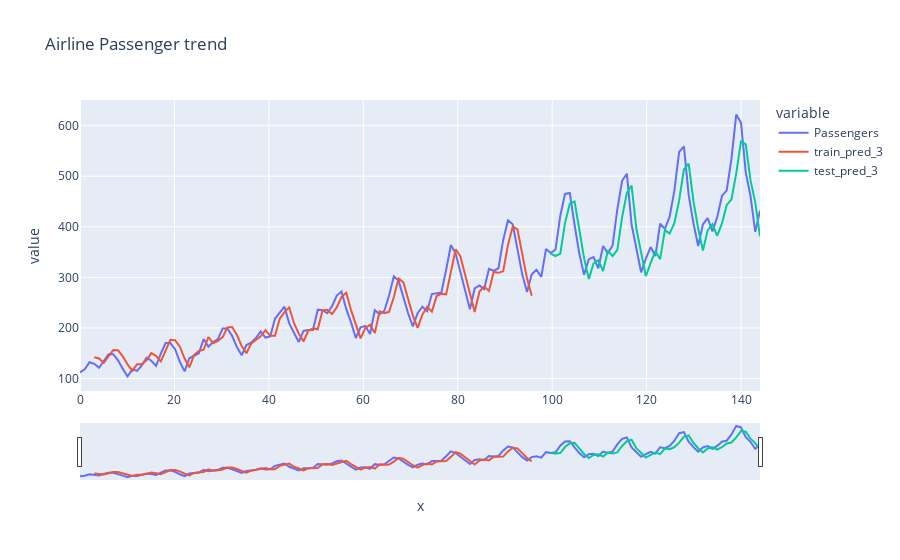

Notebook code for this chart:
### Code cell
# reshape into X=t and Y=t+1
lag = 3 # default is kept as one 
x_train, y_train = create_new_dataset(train, lag)
x_test, y_test = create_new_dataset(test, lag)

#LSTM needs input data with format [samples, time steps and features]
x_train =np.reshape(x_train,(x_train.shape[0],1,x_train.shape[1])) #[93,1,3]
x_test =np.reshape(x_test,(x_test.shape[0], 1 ,x_test.shape[1])) #[45,1,3]

# LSTM network architecture
model = Sequential()
model.add(LSTM(4, input_shape=(1, lag)))
model.add(Dense(1))
model.summary()
#compile
model.compile(loss='mean_squared_error', optimizer='adam')
#train
model.fit(x_train, y_train, epochs=100, batch_size=1, verbose=0)

# making predictions
train_pred = model.predict(x_train)
test_pred = model.predict(x_test)

# invert predictions to denormalize
train_pred = denormalize(train_pred)
y_train = denormalize(y_train)

test_pred = denormalize(test_pred)
y_test= denormalize(y_test)

# root mean squared error
train_score = measure_rmse(y_train, train_pred[:,0])
print('Train RMSE: %.2f' % (train_score))

test_score = measure_rmse(y_test, test_pred[:,0])
print('Test RMSE: %.2f' % (test_score))


train_pred_plot= np.empty_like(data)
train_pred_plot[:, :] = np.nan
train_pred_plot[lag:len(train_pred)+lag,:] = train_pred

# shift test predictions for alignment
test_pred_plot = np.empty_like(data)
test_pred_plot[:, :] = np.nan
# test_pred_plot[len(train_pred)+(lag*2):len(data), :] = test_pred
test_pred_plot[len(train_pred)+(lag*2):len(data), :] = test_pred

df['train_pred_3'] = train_pred_plot
df['test_pred_3'] = test_pred_plot

t = np.linspace(0,144,144)
fig = px.line(df.reset_index(), x = t, y = ['Passengers', 'train_pred_3', 'test_pred_3'], title= 'Airline Passenger trend')
fig.update_xaxes(rangeslider_visible= True)

### Figure 1 — Plotly figure (JSON) as saved in the notebook; plotly's stock layout.template omitted (floating-point values rounded to 4 significant figures; data arrays with more than 128 entries replaced by an {"elided": "..."} marker saying what was removed)
{"data": [{"hovertemplate": "variable=Passengers<br>x=%{x}<br>value=%{y}<extra></extra>", "legendgroup": "Passengers", "line": {"color": "#636efa", "dash": "solid"}, "marker": {"symbol": "circle"}, "mode": "lines", "name": "Passengers", "orientation": "v", "showlegend": true, "type": "scatter", "x": {"elided": "144 float values"}, "xaxis": "x", "y": {"elided": "144 int values"}, "yaxis": "y"}, {"hovertemplate": "variable=train_pred_3<br>x=%{x}<br>value=%{y}<extra></extra>", "legendgroup": "train_pred_3", "line": {"color": "#EF553B", "dash": "solid"}, "marker": {"symbol": "circle"}, "mode": "lines", "name": "train_pred_3", "orientation": "v", "showlegend": true, "type": "scatter", "x": {"elided": "144 float values"}, "xaxis": "x", "y": {"elided": "144 float values"}, "yaxis": "y"}, {"hovertemplate": "variable=test_pred_3<br>x=%{x}<br>value=%{y}<extra></extra>", "legendgroup": "test_pred_3", "line": {"color": "#00cc96", "dash": "solid"}, "marker": {"symbol": "circle"}, "mode": "lines", "name": "test_pred_3", "orientation": "v", "showlegend": true, "type": "scatter", "x": {"elided": "144 float values"}, "xaxis": "x", "y": {"elided": "144 float values"}, "yaxis": "y"}], "layout": {"legend": {"title": {"text": "variable"}, "tracegroupgap": 0}, "title": {"text": "Airline Passenger trend"}, "xaxis": {"anchor": "y", "domain": [0, 1], "rangeslider": {"visible": true}, "title": {"text": "x"}}, "yaxis": {"anchor": "x", "domain": [0, 1], "title": {"text": "value"}}}}
